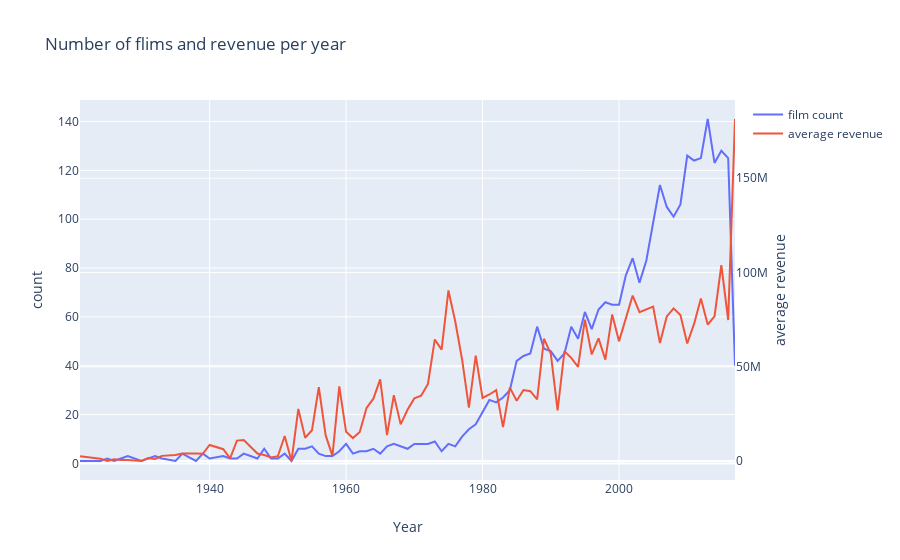

The notebook cell saved with this chart:
### Code cell
#d1 = train['release_date_year'].value.counts().sort_index()
d1=train['release_date_year'].value_counts().sort_index()
d2 = train.groupby(['release_date_year'])['revenue'].mean()

data = [go.Scatter (x=d1.index,y=d1.values,name='film count'),
       go.Scatter(x=d2.index, y=d2.values,name='average revenue',yaxis='y2')]

layout = go.Layout(dict(title = 'Number of flims and revenue per year',
                       xaxis = dict(title = 'Year'),
                       yaxis = dict(title = 'count'),
                       yaxis2=dict(title='average revenue',overlaying='y', side='right')),
                       legend=dict(orientation='v'))
py.iplot(dict(data=data, layout=layout))
